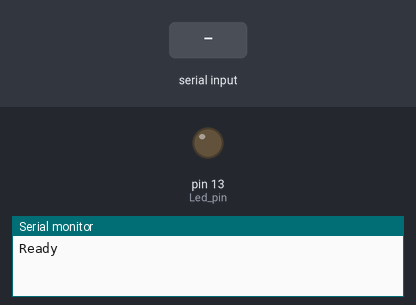
This sketch was run on a simulated Arduino Uno, built with avr-gcc and run on an emulated ATmega328P. On the bench: output pins drawn as LEDs (lit = HIGH), the last lines printed to the serial monitor. The inputs (shaded band) are chosen by the test bench.

Above: at 1.2 s.
1.3 s: "a" received over Serial
At 2.4 s:
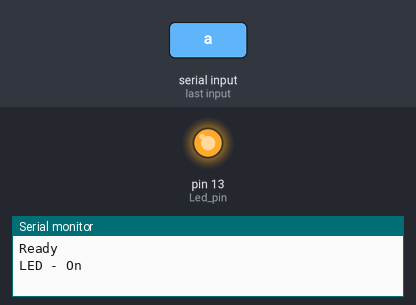
2.8 s: "1" received over Serial
At 3.6 s:
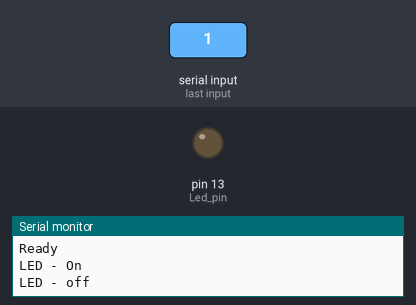
Timing chart, 0 to 5.8 s (numbered marks = the images above; inputs shaded):
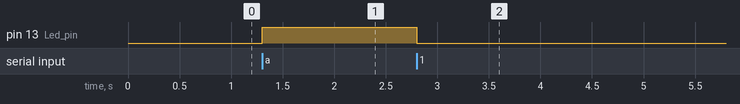

The sketch:

SerialCommunicationSerialMonitor.ino
```cpp
int inByte; // Stores incoming command

void setup() {
  Serial.begin(9600);
  pinMode(13, OUTPUT); // Led pin
  Serial.println("Ready"); // Ready to receive commands
}

void loop() {
  if (Serial.available() > 0) { // A byte is ready to receive

    inByte = Serial.read();
    if (inByte == 'a') { // byte is 'a'
      digitalWrite(13, HIGH);
      Serial.println("LED - On");
    }
    else { // byte isn't 'a'
      digitalWrite(13, LOW);
      Serial.println("LED - off");
    }
  }
}
```

Measured:
- after the input at 1.3 s, pin 13 (Led_pin): LOW → HIGH at once
- after the input at 2.8 s, pin 13 (Led_pin): HIGH → LOW at once
